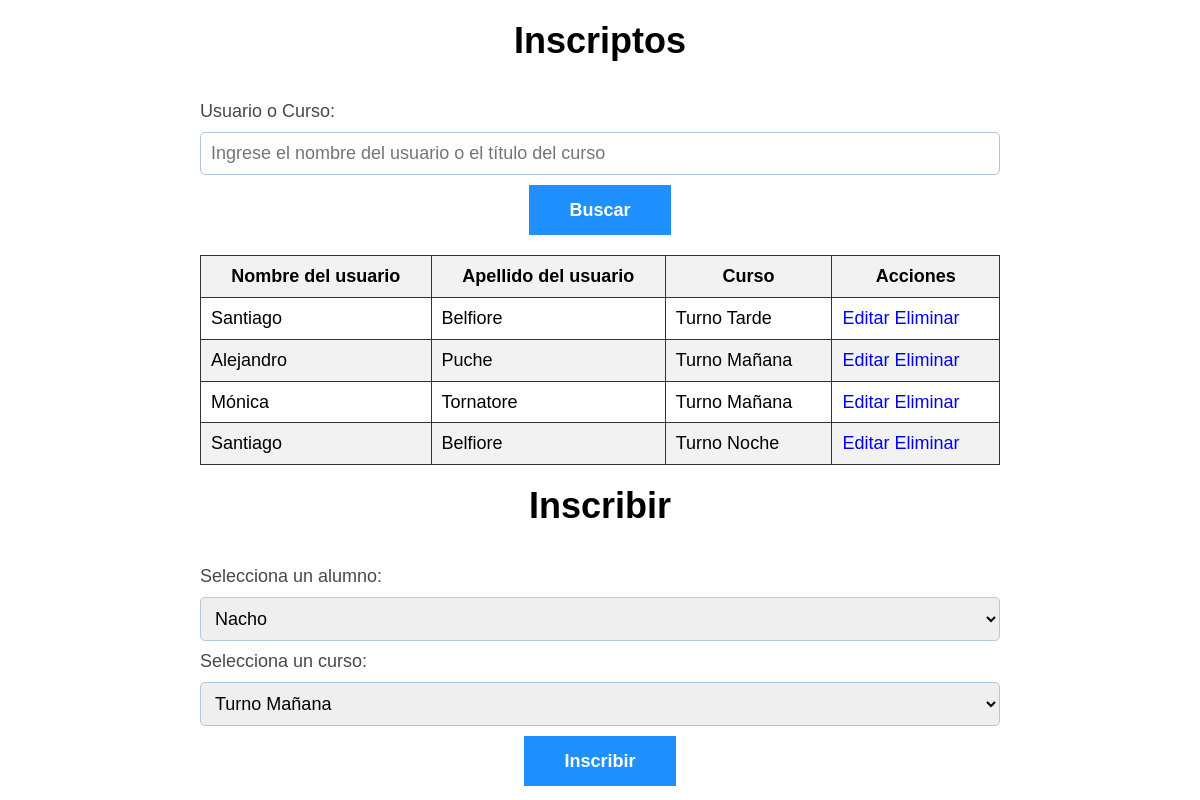
Page /admin/inscripciones.php (signed in) on the committed database.
### tables this page shows
CREATE TABLE `inscripciones` (
  `id` int(11) NOT NULL,
  `user_id` int(11) NOT NULL,
  `course_id` int(11) NOT NULL,
  `date` timestamp NOT NULL DEFAULT current_timestamp()
);

CREATE TABLE `usuarios` (
  `id` int(11) NOT NULL,
  `name` varchar(255) NOT NULL,
  `surname` varchar(255) NOT NULL,
  `gender` varchar(255) NOT NULL,
  `email` varchar(255) NOT NULL,
  `password` varchar(255) NOT NULL,
  `role` tinyint(1) NOT NULL,
  `token` varchar(255) NOT NULL,
  `twoFactor` tinyint(1) NOT NULL,
  `active` tinyint(1) NOT NULL,
  `date` datetime NOT NULL DEFAULT current_timestamp()
);

CREATE TABLE `cursos` (
  `id` int(11) NOT NULL,
  `title` varchar(255) NOT NULL,
  `description` varchar(255) NOT NULL,
  `begin` timestamp NOT NULL DEFAULT current_timestamp(),
  `duration` int(3) NOT NULL,
  `date` timestamp NOT NULL DEFAULT current_timestamp()
);

### admin/inscripciones.php (the view, shortened to what this page needs)
<?php
include("../config/sesion.php");
$search = isset($_GET['search']) ? $_GET['search'] : '';
$base_url = 'inscripciones.php';
$query = "SELECT inscripciones.*, usuarios.name AS user_name, usuarios.surname AS user_lastname, cursos.title AS course_title FROM `inscripciones`
JOIN usuarios ON inscripciones.user_id = usuarios.id
JOIN cursos ON inscripciones.course_id = cursos.id
WHERE 1";
$get_inscriptions = $conn->prepare($query);
$get_inscriptions->execute();
$resultados = $get_inscriptions->fetchAll();
$num_inscripciones_por_pagina = 5;
$total_resultados = count($resultados);
$total_paginas = ceil($total_resultados / $num_inscripciones_por_pagina);
$pagina_actual = isset($_GET['pagina']) ? min(max(1, $_GET['pagina']), $total_paginas) : 1;
$inicio = ($pagina_actual - 1) * $num_inscripciones_por_pagina;
$resultados_paginados = array_slice($resultados, $inicio, $num_inscripciones_por_pagina);
?>
<!DOCTYPE html>
<html lang="en">
<head>
    <link rel="stylesheet" href="../build/css/app.css" />
</head>
<body>
    <h2>Inscriptos</h2>
    <div class="bloques">
        <form class="formulario" method="GET" action="<?= $base_url ?>">
            <label for="search" class="formulario__label">Usuario o Curso:</label>
            <input class="formulario__input" type="text" name="search" placeholder="Ingrese el nombre del usuario o el título del curso" value="<?= htmlspecialchars($search) ?>">
            <button class="formulario__submit" type="submit">Buscar</button>
        </form>
        <table>
            <thead>
                <tr>
                    <th>Nombre del usuario</th>
                    <th>Apellido del usuario</th>
                    <th>Curso</th>
                    <th>Acciones</th>
                </tr>
            </thead>
            <tbody>
                <?php foreach ($resultados_paginados as $inscripcion) { ?>
                    <tr>
                        <td><?= $inscripcion['user_name']; ?></td>
                        <td><?= $inscripcion['user_lastname']; ?></td>
                        <td><?= $inscripcion['course_title']; ?></td>
                        <td><a href="updateInscripcion?id=<?= $inscripcion["id"] ?>">Editar</a> <a href="deleteInscripcion?id=<?= $inscripcion['id'] ?>">Eliminar</a></td>
                    </tr>
                <?php } ?>
            </tbody>
        </table>
    </div>
    <h2>Inscribir</h2>
    <div class="bloques">
        <form action="inscripciones.php" method="POST" class="formulario">
            <label for="user" class="formulario__label">Selecciona un alumno:</label>
            <select name="user" id="user" class="formulario__select">
                <?php
                $sql = $conn->prepare("SELECT id, name FROM usuarios WHERE role = 0");
                $sql->execute();
                if ($sql->rowCount() > 0) {
                    while ($user = $sql->fetch(PDO::FETCH_ASSOC)) : ?>
                        <option value="<?= $user['id']; ?>"><?= $user['name']; ?></option>
                <?php endwhile;
                } ?>
            </select>
            <label for="course" class="formulario__label">Selecciona un curso:</label>
            <select name="course" id="course" class="formulario__select">
                <?php
                $sql = $conn->prepare("SELECT id, title FROM cursos");
                $sql->execute();
                if ($sql->rowCount() > 0) {
                    while ($course = $sql->fetch(PDO::FETCH_ASSOC)) : ?>
                        <option value="<?= $course['id']; ?>"><?= $course['title']; ?></option>
                <?php endwhile;
                } ?>
            </select>
            <input class="formulario__submit" type="submit" value="Inscribir">
        </form>
    </div>
</body>
</html>

### build/css/app.css (style rules this page uses)
* { list-style:none }
html { box-sizing:border-box;font-size:62.5%;height:100% }
*,:after,:before { box-sizing:inherit }
body { font-family:Outfit,sans-serif;font-size:1.8rem }
a { text-decoration:none }
html { line-height:1.15;-webkit-text-size-adjust:100% }
body { margin:0 }
a { background-color:transparent }
button,input,optgroup,select,textarea { font-family:inherit;font-size:100%;line-height:1.15;margin:0 }
button,input { overflow:visible }
button,select { text-transform:none }
[type=button],[type=reset],[type=submit],button { -webkit-appearance:button }
h1,h2,h3 { font-family:Outfit,sans-serif;font-weight:900;margin:2rem 0;text-align:center }
h2 { font-size:3.6rem }
.bloques { margin:0 auto;width:min(95%,80rem) }
@media (min-width:768px) { .bloques { margin-top:3rem } }
.formulario { display:flex;flex-direction:column }
.formulario__label { color:rgba(26,27,21,.8);display:block;font-size:1.8rem;margin-top:1rem }
.formulario__input,.formulario__input--sociales,.formulario__select,.formulario__select--sociales { border:1px solid #b1c7dd;border-radius:.5rem;margin-top:1rem;padding:1rem }
.formulario__submit { align-self:flex-start;background-color:#1e90ff;border:none;color:#fff;display:inline-block;font-size:1.8rem;font-weight:700;margin:1rem auto 0;padding:1.5rem 4rem;text-align:center;transition-duration:.3s;transition-property:background-color;width:100%;width:auto }
table { border-collapse:collapse;margin-top:20px;width:100% }
table,td,th { border:1px solid #333 }
td,th { padding:10px }
th,tr:nth-child(2n) { background-color:#f2f2f2 }

### rows in the picture
inscripciones: user.name "Santiago", user.surname "Belfiore", course.title "Turno Tarde"
inscripciones: user.name "Alejandro", user.surname "Puche", course.title "Turno Mañana"
inscripciones: user.name "Mónica", user.surname "Tornatore", course.title "Turno Mañana"
inscripciones: user.name "Santiago", user.surname "Belfiore", course.title "Turno Noche"

### other values in the picture
form field user "Nacho"
form field course "Turno Mañana"
